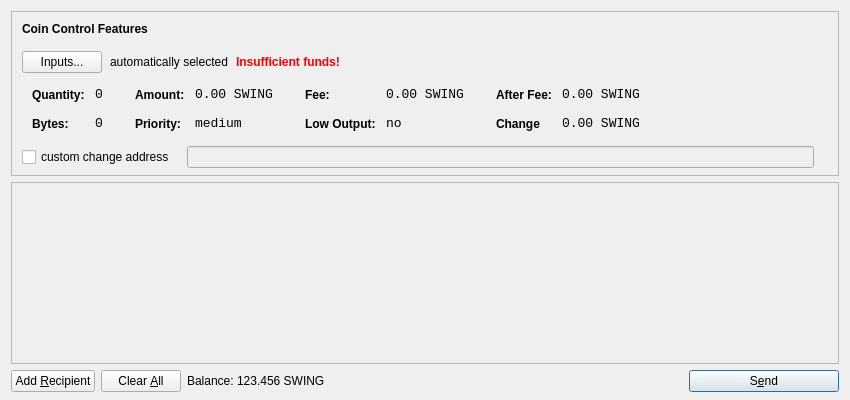
<?xml version="1.0" encoding="UTF-8"?>
<ui version="4.0">
 <class>SendCoinsDialog</class>
 <widget class="QDialog" name="SendCoinsDialog">
  <property name="geometry">
   <rect>
    <x>0</x>
    <y>0</y>
    <width>850</width>
    <height>400</height>
   </rect>
  </property>
  <property name="windowTitle">
   <string>Send Coins</string>
  </property>
  <layout class="QVBoxLayout" name="verticalLayout" stretch="0,1,0">
   <property name="bottomMargin">
    <number>8</number>
   </property>
   <item>
    <widget class="QFrame" name="frameCoinControl">
     <property name="sizePolicy">
      <sizepolicy hsizetype="Expanding" vsizetype="Expanding">
       <horstretch>0</horstretch>
       <verstretch>0</verstretch>
      </sizepolicy>
     </property>
     <property name="maximumSize">
      <size>
       <width>16777215</width>
       <height>16777215</height>
      </size>
     </property>
     <property name="frameShape">
      <enum>QFrame::StyledPanel</enum>
     </property>
     <property name="frameShadow">
      <enum>QFrame::Sunken</enum>
     </property>
     <layout class="QVBoxLayout" name="verticalLayoutCoinControl2">
      <property name="spacing">
       <number>6</number>
      </property>
      <property name="leftMargin">
       <number>0</number>
      </property>
      <property name="topMargin">
       <number>0</number>
      </property>
      <property name="rightMargin">
       <number>0</number>
      </property>
      <property name="bottomMargin">
       <number>6</number>
      </property>
      <item>
       <layout class="QVBoxLayout" name="verticalLayoutCoinControl" stretch="0,0,0,0,1">
        <property name="spacing">
         <number>0</number>
        </property>
        <property name="leftMargin">
         <number>10</number>
        </property>
        <property name="topMargin">
         <number>10</number>
        </property>
        <item>
         <layout class="QHBoxLayout" name="horizontalLayoutCoinControl1">
          <property name="bottomMargin">
           <number>15</number>
          </property>
          <item>
           <widget class="QLabel" name="labelCoinControlFeatures">
            <property name="sizePolicy">
             <sizepolicy hsizetype="Preferred" vsizetype="Maximum">
              <horstretch>0</horstretch>
              <verstretch>0</verstretch>
             </sizepolicy>
            </property>
            <property name="font">
             <font>
              <weight>75</weight>
              <bold>true</bold>
             </font>
            </property>
            <property name="styleSheet">
             <string notr="true">font-weight:bold;</string>
            </property>
            <property name="text">
             <string>Coin Control Features</string>
            </property>
           </widget>
          </item>
         </layout>
        </item>
        <item>
         <layout class="QHBoxLayout" name="horizontalLayoutCoinControl2" stretch="0,0,0,0">
          <property name="spacing">
           <number>8</number>
          </property>
          <property name="bottomMargin">
           <number>10</number>
          </property>
          <item>
           <widget class="QPushButton" name="pushButtonCoinControl">
            <property name="styleSheet">
             <string notr="true"/>
            </property>
            <property name="text">
             <string>Inputs...</string>
            </property>
           </widget>
          </item>
          <item>
           <widget class="QLabel" name="labelCoinControlAutomaticallySelected">
            <property name="text">
             <string>automatically selected</string>
            </property>
            <property name="margin">
             <number>5</number>
            </property>
           </widget>
          </item>
          <item>
           <widget class="QLabel" name="labelCoinControlInsuffFunds">
            <property name="font">
             <font>
              <weight>75</weight>
              <bold>true</bold>
             </font>
            </property>
            <property name="styleSheet">
             <string notr="true">color:red;font-weight:bold;</string>
            </property>
            <property name="text">
             <string>Insufficient funds!</string>
            </property>
            <property name="margin">
             <number>5</number>
            </property>
           </widget>
          </item>
          <item>
           <spacer name="horizontalSpacerCoinControl">
            <property name="orientation">
             <enum>Qt::Horizontal</enum>
            </property>
            <property name="sizeHint" stdset="0">
             <size>
              <width>40</width>
              <height>1</height>
             </size>
            </property>
           </spacer>
          </item>
         </layout>
        </item>
        <item>
         <widget class="QWidget" name="widgetCoinControl" native="true">
          <property name="sizePolicy">
           <sizepolicy hsizetype="Preferred" vsizetype="Preferred">
            <horstretch>0</horstretch>
            <verstretch>0</verstretch>
           </sizepolicy>
          </property>
          <property name="minimumSize">
           <size>
            <width>0</width>
            <height>0</height>
           </size>
          </property>
          <property name="styleSheet">
           <string notr="true"/>
          </property>
          <layout class="QHBoxLayout" name="horizontalLayoutCoinControl5">
           <property name="margin">
            <number>0</number>
           </property>
           <item>
            <layout class="QHBoxLayout" name="horizontalLayoutCoinControl3" stretch="0,0,0,1">
             <property name="spacing">
              <number>20</number>
             </property>
             <property name="topMargin">
              <number>0</number>
             </property>
             <property name="bottomMargin">
              <number>10</number>
             </property>
             <item>
              <layout class="QFormLayout" name="formLayoutCoinControl1">
               <property name="horizontalSpacing">
                <number>10</number>
               </property>
               <property name="verticalSpacing">
                <number>14</number>
               </property>
               <property name="leftMargin">
                <number>10</number>
               </property>
               <property name="topMargin">
                <number>4</number>
               </property>
               <property name="rightMargin">
                <number>6</number>
               </property>
               <item row="0" column="0">
                <widget class="QLabel" name="labelCoinControlQuantityText">
                 <property name="styleSheet">
                  <string notr="true">font-weight:bold;</string>
                 </property>
                 <property name="text">
                  <string>Quantity:</string>
                 </property>
                 <property name="margin">
                  <number>0</number>
                 </property>
                </widget>
               </item>
               <item row="0" column="1">
                <widget class="QLabel" name="labelCoinControlQuantity">
                 <property name="font">
                  <font>
                   <family>Monospace</family>
                   <pointsize>10</pointsize>
                  </font>
                 </property>
                 <property name="cursor">
                  <cursorShape>IBeamCursor</cursorShape>
                 </property>
                 <property name="contextMenuPolicy">
                  <enum>Qt::ActionsContextMenu</enum>
                 </property>
                 <property name="text">
                  <string>0</string>
                 </property>
                 <property name="margin">
                  <number>0</number>
                 </property>
                 <property name="textInteractionFlags">
                  <set>Qt::LinksAccessibleByMouse|Qt::TextSelectableByKeyboard|Qt::TextSelectableByMouse</set>
                 </property>
                </widget>
               </item>
               <item row="1" column="0">
                <widget class="QLabel" name="labelCoinControlBytesText">
                 <property name="styleSheet">
                  <string notr="true">font-weight:bold;</string>
                 </property>
                 <property name="text">
                  <string>Bytes:</string>
                 </property>
                </widget>
               </item>
               <item row="1" column="1">
                <widget class="QLabel" name="labelCoinControlBytes">
                 <property name="font">
                  <font>
                   <family>Monospace</family>
                   <pointsize>10</pointsize>
                  </font>
                 </property>
                 <property name="cursor">
                  <cursorShape>IBeamCursor</cursorShape>
                 </property>
                 <property name="contextMenuPolicy">
                  <enum>Qt::ActionsContextMenu</enum>
                 </property>
                 <property name="text">
                  <string>0</string>
                 </property>
                 <property name="textInteractionFlags">
                  <set>Qt::LinksAccessibleByMouse|Qt::TextSelectableByKeyboard|Qt::TextSelectableByMouse</set>
                 </property>
                </widget>
               </item>
              </layout>
             </item>
             <item>
              <layout class="QFormLayout" name="formLayoutCoinControl2">
               <property name="horizontalSpacing">
                <number>10</number>
               </property>
               <property name="verticalSpacing">
                <number>14</number>
               </property>
               <property name="leftMargin">
                <number>6</number>
               </property>
               <property name="topMargin">
                <number>4</number>
               </property>
               <property name="rightMargin">
                <number>6</number>
               </property>
               <item row="0" column="0">
                <widget class="QLabel" name="labelCoinControlAmountText">
                 <property name="styleSheet">
                  <string notr="true">font-weight:bold;</string>
                 </property>
                 <property name="text">
                  <string>Amount:</string>
                 </property>
                 <property name="margin">
                  <number>0</number>
                 </property>
                </widget>
               </item>
               <item row="0" column="1">
                <widget class="QLabel" name="labelCoinControlAmount">
                 <property name="font">
                  <font>
                   <family>Monospace</family>
                   <pointsize>10</pointsize>
                  </font>
                 </property>
                 <property name="cursor">
                  <cursorShape>IBeamCursor</cursorShape>
                 </property>
                 <property name="contextMenuPolicy">
                  <enum>Qt::ActionsContextMenu</enum>
                 </property>
                 <property name="text">
                  <string>0.00 SWING</string>
                 </property>
                 <property name="textInteractionFlags">
                  <set>Qt::LinksAccessibleByMouse|Qt::TextSelectableByKeyboard|Qt::TextSelectableByMouse</set>
                 </property>
                </widget>
               </item>
               <item row="1" column="0">
                <widget class="QLabel" name="labelCoinControlPriorityText">
                 <property name="styleSheet">
                  <string notr="true">font-weight:bold;</string>
                 </property>
                 <property name="text">
                  <string>Priority:</string>
                 </property>
                </widget>
               </item>
               <item row="1" column="1">
                <widget class="QLabel" name="labelCoinControlPriority">
                 <property name="font">
                  <font>
                   <family>Monospace</family>
                   <pointsize>10</pointsize>
                  </font>
                 </property>
                 <property name="cursor">
                  <cursorShape>IBeamCursor</cursorShape>
                 </property>
                 <property name="contextMenuPolicy">
                  <enum>Qt::ActionsContextMenu</enum>
                 </property>
                 <property name="text">
                  <string>medium</string>
                 </property>
                 <property name="textInteractionFlags">
                  <set>Qt::LinksAccessibleByMouse|Qt::TextSelectableByKeyboard|Qt::TextSelectableByMouse</set>
                 </property>
                </widget>
               </item>
              </layout>
             </item>
             <item>
              <layout class="QFormLayout" name="formLayoutCoinControl3">
               <property name="horizontalSpacing">
                <number>10</number>
               </property>
               <property name="verticalSpacing">
                <number>14</number>
               </property>
               <property name="leftMargin">
                <number>6</number>
               </property>
               <property name="topMargin">
                <number>4</number>
               </property>
               <property name="rightMargin">
                <number>6</number>
               </property>
               <item row="0" column="0">
                <widget class="QLabel" name="labelCoinControlFeeText">
                 <property name="styleSheet">
                  <string notr="true">font-weight:bold;</string>
                 </property>
                 <property name="text">
                  <string>Fee:</string>
                 </property>
                 <property name="margin">
                  <number>0</number>
                 </property>
                </widget>
               </item>
               <item row="0" column="1">
                <widget class="QLabel" name="labelCoinControlFee">
                 <property name="font">
                  <font>
                   <family>Monospace</family>
                   <pointsize>10</pointsize>
                  </font>
                 </property>
                 <property name="cursor">
                  <cursorShape>IBeamCursor</cursorShape>
                 </property>
                 <property name="contextMenuPolicy">
                  <enum>Qt::ActionsContextMenu</enum>
                 </property>
                 <property name="text">
                  <string>0.00 SWING</string>
                 </property>
                 <property name="textInteractionFlags">
                  <set>Qt::LinksAccessibleByMouse|Qt::TextSelectableByKeyboard|Qt::TextSelectableByMouse</set>
                 </property>
                </widget>
               </item>
               <item row="1" column="0">
                <widget class="QLabel" name="labelCoinControlLowOutputText">
                 <property name="styleSheet">
                  <string notr="true">font-weight:bold;</string>
                 </property>
                 <property name="text">
                  <string>Low Output:</string>
                 </property>
                </widget>
               </item>
               <item row="1" column="1">
                <widget class="QLabel" name="labelCoinControlLowOutput">
                 <property name="font">
                  <font>
                   <family>Monospace</family>
                   <pointsize>10</pointsize>
                  </font>
                 </property>
                 <property name="cursor">
                  <cursorShape>IBeamCursor</cursorShape>
                 </property>
                 <property name="contextMenuPolicy">
                  <enum>Qt::ActionsContextMenu</enum>
                 </property>
                 <property name="text">
                  <string>no</string>
                 </property>
                 <property name="textInteractionFlags">
                  <set>Qt::LinksAccessibleByMouse|Qt::TextSelectableByKeyboard|Qt::TextSelectableByMouse</set>
                 </property>
                </widget>
               </item>
              </layout>
             </item>
             <item>
              <layout class="QFormLayout" name="formLayoutCoinControl4">
               <property name="horizontalSpacing">
                <number>10</number>
               </property>
               <property name="verticalSpacing">
                <number>14</number>
               </property>
               <property name="leftMargin">
                <number>6</number>
               </property>
               <property name="topMargin">
                <number>4</number>
               </property>
               <property name="rightMargin">
                <number>6</number>
               </property>
               <item row="0" column="0">
                <widget class="QLabel" name="labelCoinControlAfterFeeText">
                 <property name="styleSheet">
                  <string notr="true">font-weight:bold;</string>
                 </property>
                 <property name="text">
                  <string>After Fee:</string>
                 </property>
                 <property name="margin">
                  <number>0</number>
                 </property>
                </widget>
               </item>
               <item row="0" column="1">
                <widget class="QLabel" name="labelCoinControlAfterFee">
                 <property name="font">
                  <font>
                   <family>Monospace</family>
                   <pointsize>10</pointsize>
                  </font>
                 </property>
                 <property name="cursor">
                  <cursorShape>IBeamCursor</cursorShape>
                 </property>
                 <property name="contextMenuPolicy">
                  <enum>Qt::ActionsContextMenu</enum>
                 </property>
                 <property name="text">
                  <string>0.00 SWING</string>
                 </property>
                 <property name="textInteractionFlags">
                  <set>Qt::LinksAccessibleByMouse|Qt::TextSelectableByKeyboard|Qt::TextSelectableByMouse</set>
                 </property>
                </widget>
               </item>
               <item row="1" column="0">
                <widget class="QLabel" name="labelCoinControlChangeText">
                 <property name="styleSheet">
                  <string notr="true">font-weight:bold;</string>
                 </property>
                 <property name="text">
                  <string>Change</string>
                 </property>
                </widget>
               </item>
               <item row="1" column="1">
                <widget class="QLabel" name="labelCoinControlChange">
                 <property name="font">
                  <font>
                   <family>Monospace</family>
                   <pointsize>10</pointsize>
                  </font>
                 </property>
                 <property name="cursor">
                  <cursorShape>IBeamCursor</cursorShape>
                 </property>
                 <property name="contextMenuPolicy">
                  <enum>Qt::ActionsContextMenu</enum>
                 </property>
                 <property name="text">
                  <string>0.00 SWING</string>
                 </property>
                 <property name="textInteractionFlags">
                  <set>Qt::LinksAccessibleByMouse|Qt::TextSelectableByKeyboard|Qt::TextSelectableByMouse</set>
                 </property>
                </widget>
               </item>
              </layout>
             </item>
            </layout>
           </item>
          </layout>
         </widget>
        </item>
        <item>
         <layout class="QHBoxLayout" name="horizontalLayoutCoinControl4" stretch="0,0,0">
          <property name="spacing">
           <number>12</number>
          </property>
          <property name="sizeConstraint">
           <enum>QLayout::SetDefaultConstraint</enum>
          </property>
          <property name="topMargin">
           <number>5</number>
          </property>
          <property name="rightMargin">
           <number>5</number>
          </property>
          <item>
           <widget class="QCheckBox" name="checkBoxCoinControlChange">
            <property name="text">
             <string>custom change address</string>
            </property>
           </widget>
          </item>
          <item>
           <widget class="QLineEdit" name="lineEditCoinControlChange">
            <property name="enabled">
             <bool>false</bool>
            </property>
            <property name="sizePolicy">
             <sizepolicy hsizetype="Expanding" vsizetype="Fixed">
              <horstretch>0</horstretch>
              <verstretch>0</verstretch>
             </sizepolicy>
            </property>
           </widget>
          </item>
          <item>
           <widget class="QLabel" name="labelCoinControlChangeLabel">
            <property name="sizePolicy">
             <sizepolicy hsizetype="Preferred" vsizetype="Expanding">
              <horstretch>0</horstretch>
              <verstretch>0</verstretch>
             </sizepolicy>
            </property>
            <property name="minimumSize">
             <size>
              <width>0</width>
              <height>0</height>
             </size>
            </property>
            <property name="text">
             <string/>
            </property>
            <property name="margin">
             <number>3</number>
            </property>
           </widget>
          </item>
         </layout>
        </item>
        <item>
         <spacer name="verticalSpacerCoinControl">
          <property name="orientation">
           <enum>Qt::Vertical</enum>
          </property>
          <property name="sizeHint" stdset="0">
           <size>
            <width>800</width>
            <height>1</height>
           </size>
          </property>
         </spacer>
        </item>
       </layout>
      </item>
     </layout>
    </widget>
   </item>
   <item>
    <widget class="QScrollArea" name="scrollArea">
     <property name="widgetResizable">
      <bool>true</bool>
     </property>
     <widget class="QWidget" name="scrollAreaWidgetContents">
      <property name="geometry">
       <rect>
        <x>0</x>
        <y>0</y>
        <width>830</width>
        <height>162</height>
       </rect>
      </property>
      <layout class="QVBoxLayout" name="verticalLayout_2">
       <property name="margin">
        <number>0</number>
       </property>
       <item>
        <layout class="QVBoxLayout" name="entries">
         <property name="spacing">
          <number>6</number>
         </property>
        </layout>
       </item>
       <item>
        <spacer name="verticalSpacer">
         <property name="orientation">
          <enum>Qt::Vertical</enum>
         </property>
         <property name="sizeHint" stdset="0">
          <size>
           <width>20</width>
           <height>40</height>
          </size>
         </property>
        </spacer>
       </item>
      </layout>
     </widget>
    </widget>
   </item>
   <item>
    <layout class="QHBoxLayout" name="horizontalLayout">
     <item>
      <widget class="QPushButton" name="addButton">
       <property name="toolTip">
        <string>Send to multiple recipients at once</string>
       </property>
       <property name="text">
        <string>Add &amp;Recipient</string>
       </property>
       <property name="icon">
        <iconset resource="../bitcoin.qrc">
         <normaloff>:/icons/add</normaloff>:/icons/add</iconset>
       </property>
       <property name="autoDefault">
        <bool>false</bool>
       </property>
      </widget>
     </item>
     <item>
      <widget class="QPushButton" name="clearButton">
       <property name="sizePolicy">
        <sizepolicy hsizetype="Minimum" vsizetype="Fixed">
         <horstretch>0</horstretch>
         <verstretch>0</verstretch>
        </sizepolicy>
       </property>
       <property name="toolTip">
        <string>Remove all transaction fields</string>
       </property>
       <property name="text">
        <string>Clear &amp;All</string>
       </property>
       <property name="icon">
        <iconset resource="../bitcoin.qrc">
         <normaloff>:/icons/remove</normaloff>:/icons/remove</iconset>
       </property>
       <property name="autoRepeatDelay">
        <number>300</number>
       </property>
       <property name="autoDefault">
        <bool>false</bool>
       </property>
      </widget>
     </item>
     <item>
      <layout class="QHBoxLayout" name="horizontalLayout_2">
       <property name="spacing">
        <number>3</number>
       </property>
       <item>
        <widget class="QLabel" name="label">
         <property name="sizePolicy">
          <sizepolicy hsizetype="Preferred" vsizetype="Fixed">
           <horstretch>0</horstretch>
           <verstretch>0</verstretch>
          </sizepolicy>
         </property>
         <property name="text">
          <string>Balance:</string>
         </property>
        </widget>
       </item>
       <item>
        <widget class="QLabel" name="labelBalance">
         <property name="sizePolicy">
          <sizepolicy hsizetype="Preferred" vsizetype="Fixed">
           <horstretch>0</horstretch>
           <verstretch>0</verstretch>
          </sizepolicy>
         </property>
         <property name="cursor">
          <cursorShape>IBeamCursor</cursorShape>
         </property>
         <property name="text">
          <string>123.456 SWING</string>
         </property>
         <property name="textInteractionFlags">
          <set>Qt::LinksAccessibleByMouse|Qt::TextSelectableByKeyboard|Qt::TextSelectableByMouse</set>
         </property>
        </widget>
       </item>
      </layout>
     </item>
     <item>
      <spacer name="horizontalSpacer">
       <property name="orientation">
        <enum>Qt::Horizontal</enum>
       </property>
       <property name="sizeHint" stdset="0">
        <size>
         <width>40</width>
         <height>20</height>
        </size>
       </property>
      </spacer>
     </item>
     <item>
      <widget class="QPushButton" name="sendButton">
       <property name="minimumSize">
        <size>
         <width>150</width>
         <height>0</height>
        </size>
       </property>
       <property name="toolTip">
        <string>Confirm the send action</string>
       </property>
       <property name="text">
        <string>S&amp;end</string>
       </property>
       <property name="icon">
        <iconset resource="../bitcoin.qrc">
         <normaloff>:/icons/send</normaloff>:/icons/send</iconset>
       </property>
       <property name="default">
        <bool>true</bool>
       </property>
      </widget>
     </item>
    </layout>
   </item>
  </layout>
 </widget>
 <resources>
  <include location="../bitcoin.qrc"/>
 </resources>
 <connections/>
</ui>
